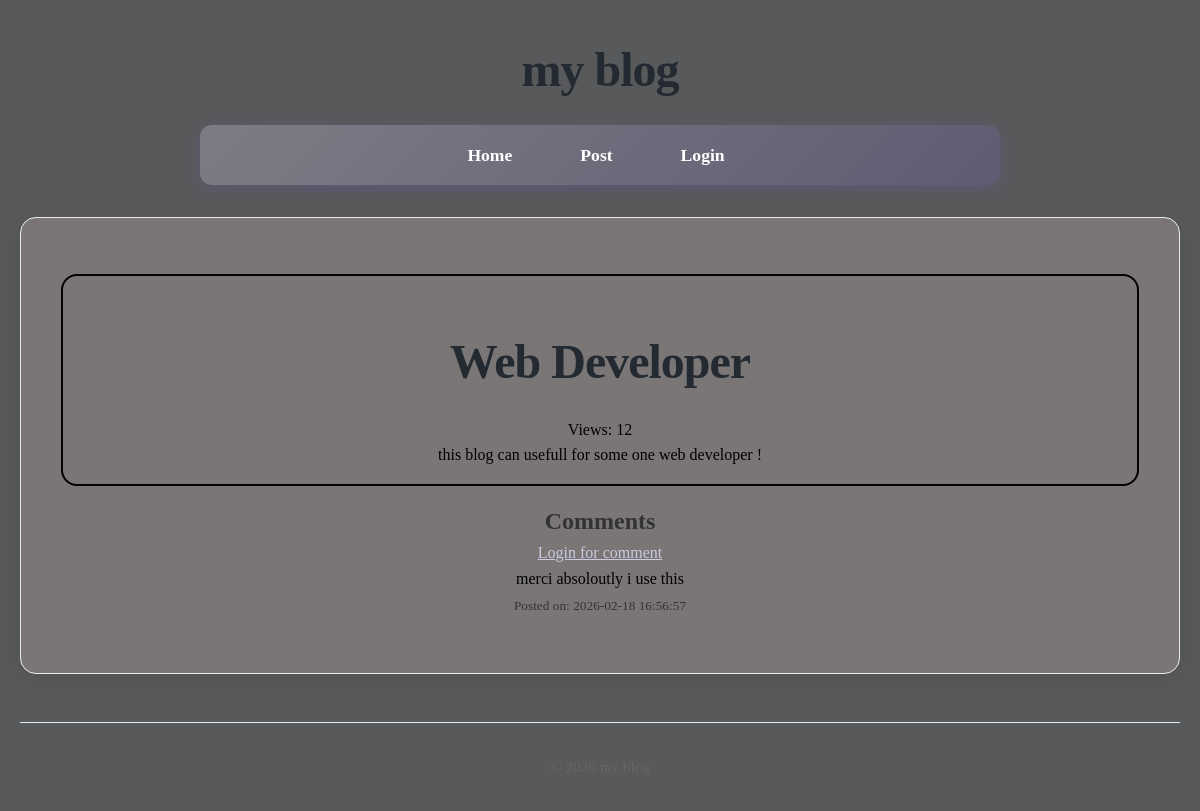
Page /post/3 on the earlier database version.
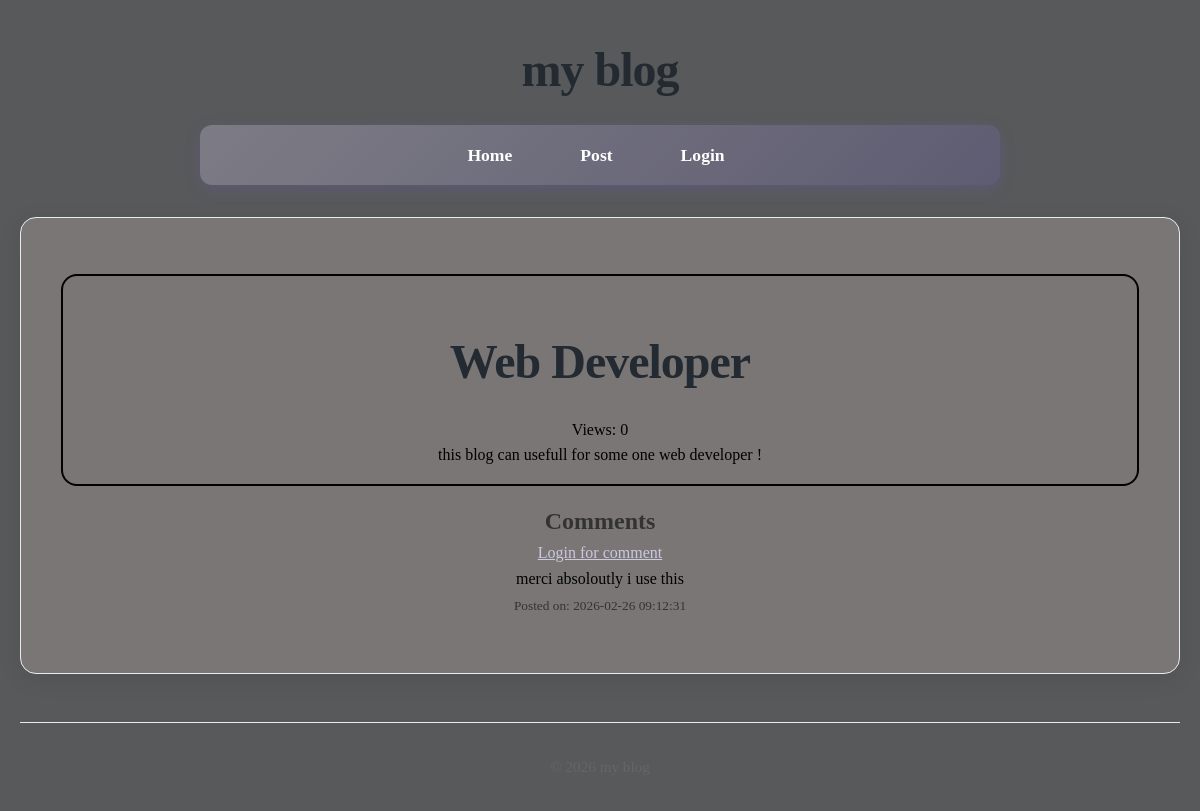
Same page on the later database version.
### tables this page shows
CREATE TABLE posts(
    id INTEGER PRIMARY KEY AUTOINCREMENT,
    title TEXT NOT NULL,
    content TEXT NOT NULL,
    views INTEGER DEFAULT 0,
    user_id INTEGER NOT NULL,
    created_at DATETIME DEFAULT CURRENT_TIMESTAMP,
    FOREIGN KEY (user_id) REFERENCES users (id)
);

CREATE TABLE comments(
    id INTEGER PRIMARY KEY AUTOINCREMENT,
    content TEXT NOT NULL,
    user_id INTEGER NOT NULL,
    post_id INTEGER NOT NULL,
    created_at DATETIME DEFAULT CURRENT_TIMESTAMP,
    FOREIGN KEY (user_id) REFERENCES users (id),
    FOREIGN KEY (post_id) REFERENCES posts (id)
);

### core/View.php (called while the page is built, shortened)
<?php
class View{
    protected static $globals = [];
    public static function share(string $key , mixed $value): void{
        static::$globals[$key] = $value;
    }
    public static function render(string $template , array $data = [] , $layout = null): string{
        $data = [...static::$globals , ...$data];
        $content = static::renderTemplate($template, $data);
        return static::renderLayout($layout , $data, $content);
    }
    protected static function renderTemplate(string $template , array $data): string{
        extract($data);
        $path = dirname(__DIR__) . "/app/Views/$template.php";
        require $path;
        return ob_get_clean();
    }
     protected static function renderLayout(?string $template , array $data, string $content):string{
        return ob_get_clean();
    }
}

### app/Controllers/PostController.php (called while the page is built, shortened)
<?php
class PostController{
    public function show($id)
{
    $post = Post::find($id);
    $comments = Comment::forPost($id);
    return View::render(
        template: 'post/show',
        layout: 'layouts/main',
        data: [
            'post' => $post,
            'comments' => $comments,
            'user' => Auth::user()
        ]
    );
}
}

### core/Router.php (called while the page is built, shortened)
<?php
class Router{
    protected array $routes = [];
    protected array $globalMiddleware = [];
    protected array $routeMiddleware = [];
    public function add(string $method ,string $uri ,string $controller , array $middlewares = []): void{
        $this->routes[] = [
            'method' => $method,
            'uri' => $uri,
            'controller' => $controller,
            'middlewares' => $middlewares
        ];
    }
    public function addGlobalMiddleware(string $middleware):void {
        $this->globalMiddleware[] = $middleware;
    }
    public function addRouteMiddleware(string $name,string $middleware):void {
        $this->routeMiddleware[$name] = $middleware;
    }
    public function dispatch(string $uri ,string $method){
        $route = $this->findRoute($uri , $method);
        $middlewares = [
            ...$this->globalMiddleware,
            ...array_map(fn($name)=>$this->routeMiddleware[$name],$route['middlewares'])
        ];
       return $this->runMiddleware(
        $middlewares,
        function () use ($route) {
            [$controller , $action] = explode('@' , $route['controller']);
            return $this->callAction($controller , $action , $route['params']);
        }
       );
    }
    protected function runMiddleware(array $middlewares , callable $target): mixed{
        $next = $target;
        foreach(array_reverse($middlewares) as $middleware){
            $next = function() use ($middleware , $next){
                error_log("Middle ware : running $middleware");
                return (new $middleware)->handle($next);
            };
        }
        return $next();
    }
    protected function findRoute(string $uri , string $method): ?array{
        foreach($this->routes as $route){
            $params = $this->matchRoute($route['uri'] , $uri);
            if($params !== null && $route['method'] === $method){
                return [...$route , 'params' => $params];
            }
        }
        return null;
    }
    protected function matchRoute(string $routeUri,string $requestUri): ?array{
        $routeSegments = explode('/', trim($routeUri,'/'));
        $requestSegments = explode('/', trim($requestUri,'/'));
        if(count($routeSegments) !== count($requestSegments)){
            return null;
        }
        $params = [];
        foreach($routeSegments as $index => $routeSegment){
            if(str_starts_with($routeSegment,'{') && str_ends_with($routeSegment,'}')){
                $params[trim($routeSegment,'{}')] = $requestSegments[$index];
            }elseif($routeSegment !== $requestSegments[$index]){
                return null;
            }
        }
        return $params;
    }
    protected function callAction(string $controller,string $action,array $params): string{
        return (new $controller)->$action(... $params);
    }
}

### app/Middlewares/CSRF.php (called while the page is built, shortened)
<?php
class CSRF implements MiddleWare{
    public function handle(callable $next){
      return $next();
    }
}

### app/Middlewares/View.php (called while the page is built, shortened)
<?php
class View implements MiddleWare{
    public function handle(callable $next){
      return $next();
    }
}

### core/App.php (called while the page is built, shortened)
<?php
class App{
    protected static $container = [];
    public static function bind(string $key, mixed $value): void{
        static::$container[$key] = $value;
    }
    public static function get(string $key): mixed{
        return static::$container[$key];
    }
}

### core/Model.php (called while the page is built, shortened)
<?php
abstract class Model{
    protected static string $table;
    public static function find(mixed $id): ?static
{
    $db = App::get('database');
    $result = $db->fetch(
        "SELECT * FROM " . static::$table . " WHERE id = ?",
        [$id],
        static::class
    );
    return $result;
}
}

### core/DataBase.php (called while the page is built, shortened)
<?php
class DataBase{
    protected $pdo;
    public function __construct(array $config){
        try {
            $dsn = $this->createDsn($config);
            $username = $config['username'] ?? null;
            $password = $config['password'] ?? null;
            $options = $config['options'] ?? null;
            $this->pdo = new PDO($dsn , $username , $password , $options);
            $this->pdo->setAttribute(PDO::ATTR_ERRMODE,PDO::ERRMODE_EXCEPTION);
        } catch (PDOException $e) {
            throw new Exception("Could not connect to the database:" . $e);
        }
    }
    protected function createDsn(array $config): string{
        $driver = $config['driver'];
        $dbname = $config['dbname'];
        return match ($driver) {
            'sqlite' => "sqlite:$dbname",
            default => throw new Exception("Unsupported database driver: $driver") ,
        };
    }
    public function query(string $sql, array $params = []): PDOStatement{
        $stmt = $this->pdo->prepare($sql);
        $stmt->execute($params);
        return $stmt;
    }
    public function fetchAll(string $sql,array $params = [], ?string $classname = null): array{
        $stmt = $this->query($sql,$params);
        return $classname ? $stmt->fetchAll(PDO::FETCH_CLASS , $classname) : $stmt->fetchAll(PDO::FETCH_ASSOC);
    }
    public function fetch(string $query, array $params = [], ?string $class = null)
{
    $stmt = $this->query($query, $params);
    if ($class) {
        $result = $stmt->fetchObject($class);
        return $result === false ? null : $result;
    }
    $result = $stmt->fetch(PDO::FETCH_ASSOC);
    return $result === false ? null : $result;
}
}

### app/Models/Comment.php (called while the page is built, shortened)
<?php
class Comment extends Model{
    public static function forPost($postId): array{
        $db = App::get('database');
        return $db->fetchAll(
            "SELECT * FROM comments WHERE post_id = ? ORDER BY created_at DESC ",
            [$postId],
            static::class
        );
    }
}

### app/Views/post/show.php (the view, shortened to what the changed rows need)
<article class="article-blog">
    <h1 class="title-blog"><?= htmlspecialchars($post->title); ?></h1>
    <p class="view-blog">Views: <?= $post->views ?></p>
    <p class="content-blog">
        <?= nl2br(htmlspecialchars($post->content)) ?>
    </p>
</article>
<section>
    <h2 id="comments">Comments</h2>
    <?php foreach($comments as $comment): ?>
        <div class="div-comment">
            <p class="p-comment">
                <?= nl2br(htmlspecialchars($comment->content)) ?>
            </p>
            <small>Posted on: <?= $comment->created_at ?></small>
        </div>
    <?php endforeach; ?>
</section>

Differences in the rows shown:
changed posts "Web Developer": views "12" → "0"
changed comments "merci absoloutly i use this": created_at "2026-02-18 16:56:57" → "2026-02-26 09:12:31"
